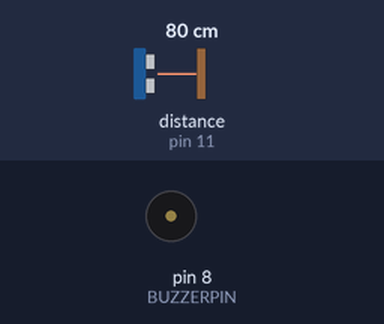
The sketch below on a simulated Arduino Uno, built with avr-gcc and run on an emulated ATmega328P. Parts: buzzer (waves = sounding). Wiring (inferred from the names in the program): ultrasonic range finder: trigger pin 12; echo pin 11. The inputs (shaded band) are chosen by the test bench; at power-on: distance to the obstacle (sensor on pin 11) 80 cm. The echo pulse lasts 58.3 µs per cm.

Above: at 1.8 s.
1.9 s: distance to the obstacle (sensor on pin 11) set to 120 cm
At 2.4 s:
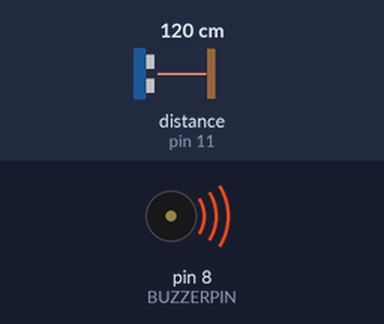
6.0 s: distance to the obstacle (sensor on pin 11) set to 2 cm
At 6.6 s:
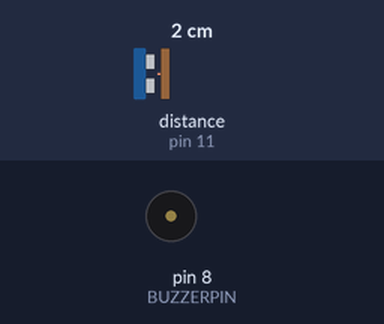
7.5 s: distance to the obstacle (sensor on pin 11) set to 250 cm
At 11.4 s:
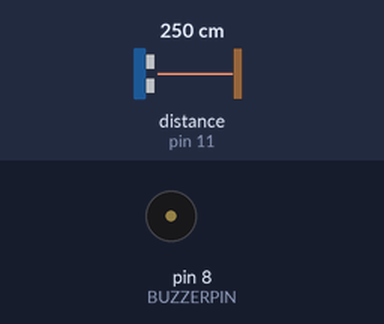
11.6 s: distance to the obstacle (sensor on pin 11) set to 4 cm
At 12.6 s:
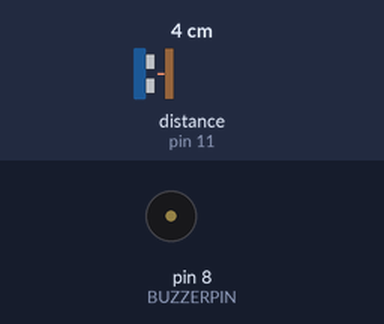
Timing chart, 0 to 14.1 s (numbered marks = the images above; inputs shaded):
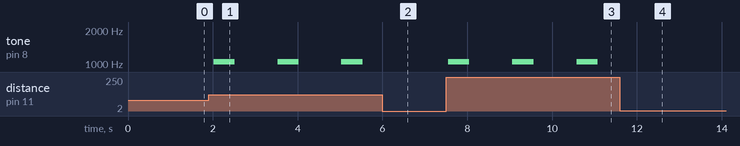

Measured:
- after the input at 1.9 s, tone on pin 8 (BUZZERPIN): alternates 1047 Hz for 0.50 s and silent for 1.0 s, starting after 0.12 s
- after the input at 6.0 s, tone on pin 8 (BUZZERPIN): stays silent (without the input it goes to 1047 Hz after 0.54 s)
- after the input at 7.5 s, tone on pin 8 (BUZZERPIN): alternates 1047 Hz for 0.50 s and silent for 1.0 s, starting after 0.05 s
- after the input at 11.6 s, tone on pin 8 (BUZZERPIN): stays silent (without the input it goes to 1047 Hz after 0.49 s)

The sketch:

garageGuard.ino
```cpp
#include <Ultrasonic.h>

#define TRIG_PIN 12
#define ECHO_PIN 11
#define BUZZERPIN 8
#define MAXDIST 100 //incm
#define NOTE_C6 1047

Ultrasonic ultrasonic(TRIG_PIN,ECHO_PIN);

long distance;

void setup() {
   //pinMode(BUZZERPIN, OUTPUT);

}

void loop() {
   distance=ultrasonic.read();
   if (distance > MAXDIST)
   {
      //digitalWrite(BUZZERPIN, HIGH);  // turn the LED on (HIGH is the voltage level)
      tone(BUZZERPIN, NOTE_C6, 500);
      delay(500);                      // wait for a second
   }
   delay(1000);
}
```

Ultrasonic.h
```cpp
// (licence header left out)
#ifndef Ultrasonic_h
#define Ultrasonic_h

/*
 * Values of divisors
 */
#define CM 28
#define INC 71

class Ultrasonic {
  public:
    Ultrasonic(uint8_t sigPin) : Ultrasonic(sigPin, sigPin) {};
    Ultrasonic(uint8_t trigPin, uint8_t echoPin, unsigned long timeOut = 20000UL);
    unsigned int read(uint8_t und = CM);
    unsigned int distanceRead(uint8_t und = CM) __attribute__ ((deprecated ("This method is deprecated, use read() instead.")));
    void setTimeout(unsigned long timeOut) {timeout = timeOut;}

  private:
    uint8_t trig;
    uint8_t echo;
    boolean threePins = false;
    unsigned long previousMicros;
    unsigned long timeout;
    unsigned int timing();
};

#endif // Ultrasonic_h
```
